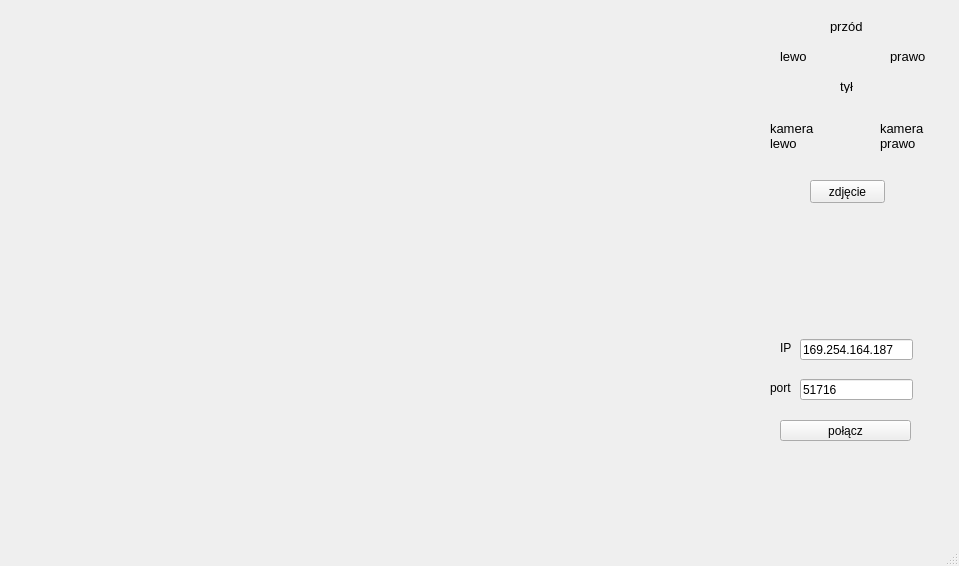
<?xml version="1.0" encoding="UTF-8"?>
<ui version="4.0">
 <class>MainWindow</class>
 <widget class="QMainWindow" name="MainWindow">
  <property name="geometry">
   <rect>
    <x>0</x>
    <y>0</y>
    <width>959</width>
    <height>566</height>
   </rect>
  </property>
  <property name="windowTitle">
   <string>MainWindow</string>
  </property>
  <widget class="QWidget" name="centralwidget">
   <widget class="QLabel" name="forwardLabel">
    <property name="geometry">
     <rect>
      <x>830</x>
      <y>20</y>
      <width>46</width>
      <height>13</height>
     </rect>
    </property>
    <property name="font">
     <font>
      <pointsize>10</pointsize>
     </font>
    </property>
    <property name="text">
     <string>przód</string>
    </property>
   </widget>
   <widget class="QLabel" name="backwardLabel">
    <property name="geometry">
     <rect>
      <x>840</x>
      <y>80</y>
      <width>46</width>
      <height>13</height>
     </rect>
    </property>
    <property name="font">
     <font>
      <pointsize>10</pointsize>
     </font>
    </property>
    <property name="text">
     <string>tył</string>
    </property>
   </widget>
   <widget class="QLabel" name="leftLabel">
    <property name="geometry">
     <rect>
      <x>780</x>
      <y>50</y>
      <width>46</width>
      <height>13</height>
     </rect>
    </property>
    <property name="font">
     <font>
      <pointsize>10</pointsize>
     </font>
    </property>
    <property name="text">
     <string>lewo</string>
    </property>
   </widget>
   <widget class="QLabel" name="rightLabel">
    <property name="geometry">
     <rect>
      <x>890</x>
      <y>50</y>
      <width>46</width>
      <height>13</height>
     </rect>
    </property>
    <property name="font">
     <font>
      <pointsize>10</pointsize>
     </font>
    </property>
    <property name="text">
     <string>prawo</string>
    </property>
   </widget>
   <widget class="QPushButton" name="pictureButton">
    <property name="geometry">
     <rect>
      <x>810</x>
      <y>180</y>
      <width>75</width>
      <height>23</height>
     </rect>
    </property>
    <property name="text">
     <string>zdjęcie</string>
    </property>
   </widget>
   <widget class="QLabel" name="pictureView">
    <property name="geometry">
     <rect>
      <x>20</x>
      <y>20</y>
      <width>720</width>
      <height>480</height>
     </rect>
    </property>
    <property name="text">
     <string/>
    </property>
   </widget>
   <widget class="QPushButton" name="connectButton">
    <property name="geometry">
     <rect>
      <x>780</x>
      <y>420</y>
      <width>131</width>
      <height>21</height>
     </rect>
    </property>
    <property name="text">
     <string>połącz</string>
    </property>
   </widget>
   <widget class="QLineEdit" name="portLine">
    <property name="geometry">
     <rect>
      <x>800</x>
      <y>379</y>
      <width>113</width>
      <height>21</height>
     </rect>
    </property>
    <property name="text">
     <string>51716</string>
    </property>
   </widget>
   <widget class="QLineEdit" name="ipLine">
    <property name="geometry">
     <rect>
      <x>800</x>
      <y>339</y>
      <width>113</width>
      <height>21</height>
     </rect>
    </property>
    <property name="text">
     <string>169.254.164.187</string>
    </property>
   </widget>
   <widget class="QLabel" name="ipLabel">
    <property name="geometry">
     <rect>
      <x>780</x>
      <y>340</y>
      <width>21</width>
      <height>16</height>
     </rect>
    </property>
    <property name="text">
     <string>IP</string>
    </property>
   </widget>
   <widget class="QLabel" name="portLabel">
    <property name="geometry">
     <rect>
      <x>770</x>
      <y>380</y>
      <width>21</width>
      <height>16</height>
     </rect>
    </property>
    <property name="text">
     <string>port</string>
    </property>
   </widget>
   <widget class="QLabel" name="cameraLeftLabel">
    <property name="geometry">
     <rect>
      <x>770</x>
      <y>120</y>
      <width>51</width>
      <height>31</height>
     </rect>
    </property>
    <property name="font">
     <font>
      <pointsize>10</pointsize>
     </font>
    </property>
    <property name="text">
     <string>kamera lewo</string>
    </property>
    <property name="wordWrap">
     <bool>true</bool>
    </property>
   </widget>
   <widget class="QLabel" name="cameraRightLabel">
    <property name="geometry">
     <rect>
      <x>880</x>
      <y>120</y>
      <width>46</width>
      <height>31</height>
     </rect>
    </property>
    <property name="font">
     <font>
      <pointsize>10</pointsize>
     </font>
    </property>
    <property name="text">
     <string>kamera prawo</string>
    </property>
    <property name="wordWrap">
     <bool>true</bool>
    </property>
   </widget>
  </widget>
  <widget class="QStatusBar" name="statusbar"/>
 </widget>
 <resources/>
 <connections/>
</ui>
